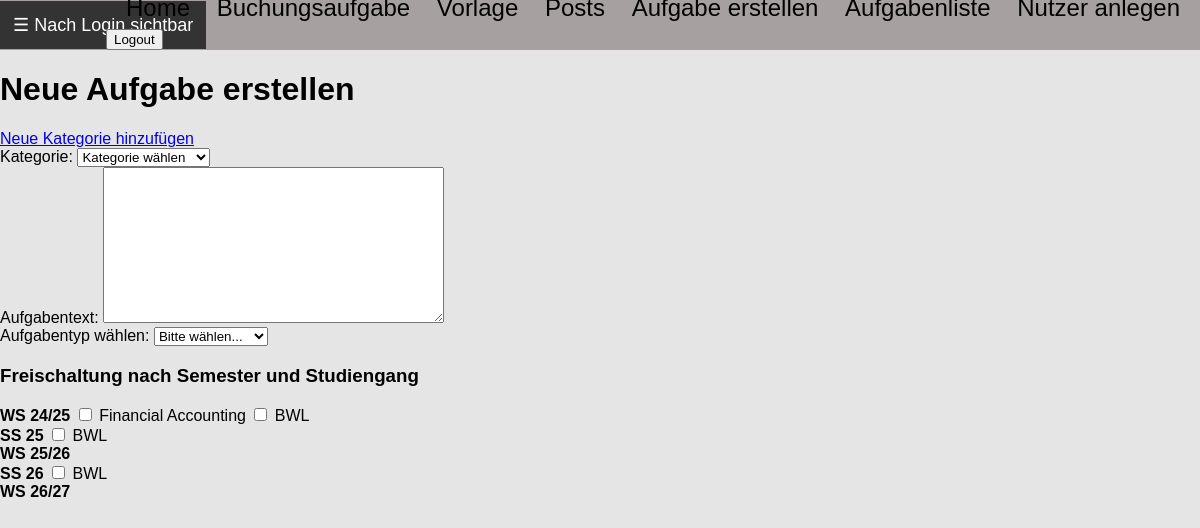
The app's page /posts/neue-aufgabe/ (signed in) with its own data.
### users/models.py (models this page shows, shortened)
class Semester(models.Model):
    name = models.CharField(max_length=10, unique=True)

class Studiengang(models.Model):
    name = models.CharField(max_length=100, unique=True)

### posts/views.py (the view)
    def _wrapped_view_func(request, *args, **kwargs):
        if request.user.is_authenticated and request.user.role == 'teacher':
            return view_func(request, *args, **kwargs)
        else:
            return HttpResponse(f'Fehlende Berechtigung <br><a href="{reverse("index")}">Zurück zur Startseite</a>')

### posts/forms.py
class AufgabeForm(forms.ModelForm):
    kategorie = forms.ModelChoiceField(queryset=Kategorie.objects.all(), empty_label="Kategorie wählen")
    class Meta:
        model = Aufgabe
        fields = ['kategorie', 'aufgabentext', 'aufgabentyp']
    def __init__(self, *args, **kwargs):
        user = kwargs.pop('user')  # Der Lehrer wird an das Formular übergeben
        super(AufgabeForm, self).__init__(*args, **kwargs)
        self.fields['kategorie'].queryset = Kategorie.objects.filter(author=user)

### posts/models.py (called while the page is built)
    def __str__(self):
        return self.name

### posts/views.py (called while the page is built)
def lehrkraft_required(view_func):
    def _wrapped_view_func(request, *args, **kwargs):
        if request.user.is_authenticated and request.user.role == 'teacher':
            return view_func(request, *args, **kwargs)
        else:
            return HttpResponse(f'Fehlende Berechtigung <br><a href="{reverse("index")}">Zurück zur Startseite</a>')
    return _wrapped_view_func

@lehrkraft_required
def neue_aufgabe(request):
    if request.method == 'POST':
        return handle_aufgabe_post(request)
    form = AufgabeForm(user=request.user)
    studiengaenge_per_semester = {}
    for semester in Semester.objects.all():
        studiengaenge_per_semester[semester] = Studiengang.objects.filter(
            students__professor=request.user,
            students__semester=semester
        ).distinct()
    return render(request, 'posts/neue_aufgabe.html', {
        'form': form,
        'studiengaenge_per_semester': studiengaenge_per_semester
    })

### posts/templates/posts/neue_aufgabe.html (shortened to what this page needs)
{% extends 'vorlage.html' %}
{% block content %}
<h1>Neue Aufgabe erstellen</h1>
<a href="{% url 'posts:neue_kategorie' %}">Neue Kategorie hinzufügen</a>
<form id="aufgabeForm" method="POST">
    {{ form.kategorie.label_tag }} {{ form.kategorie }}<br>
    {{ form.aufgabentext.label_tag }} {{ form.aufgabentext }}<br>
    <label for="aufgabentyp">Aufgabentyp wählen:</label>
    <select id="aufgabentyp" name="aufgabentyp" onchange="toggleFields()">
        <option value="">Bitte wählen...</option>
    </select>
    <h3>Freischaltung nach Semester und Studiengang</h3>
    {% for semester, studiengaenge in studiengaenge_per_semester.items %}
        <div>
            <strong>{{ semester.name }}</strong>
            {% for studiengang in studiengaenge %}
                <label>
                    <input type="checkbox" name="studiengang_ids" value="{{ studiengang.id }}-{{ semester.id }}">
                    {{ studiengang.name }}
                </label>
            {% endfor %}
        </div>
    {% endfor %}
    <br><br>
</form>
{% endblock %}

### static/css/styles.css (style rules this page uses)
body { margin: 0; font-family: Arial, sans-serif; background-color: rgb(230, 229, 229); }

### records on screen
Semester: name "WS 24/25"
Studiengang: name "Financial Accounting"
Studiengang: name "BWL"
Semester: name "SS 25"
Semester: name "WS 25/26"
Semester: name "SS 26"
Semester: name "WS 26/27"
